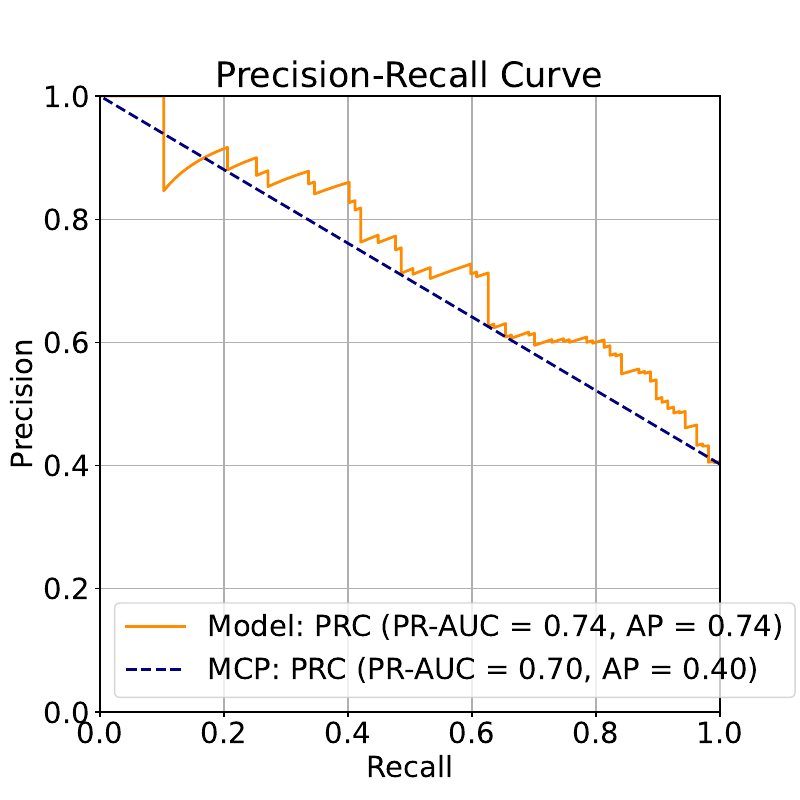

The Python source for this figure:
from test import all_y_true, all_y_pred
from sklearn.metrics import auc, precision_recall_curve, average_precision_score
import matplotlib.pyplot as plt

# Precision-Recall and AUC Calculation for Our Model
precision, recall, _ = precision_recall_curve(all_y_true, all_y_pred)
pr_auc = auc(recall, precision)  # PR-AUC using the trapezoidal rule
average_precision = average_precision_score(all_y_true, all_y_pred)

# Plot PRC for Our Model
plt.rcParams["font.size"] = "21"
plt.figure(figsize=(8, 8), dpi=300)
plt.plot(recall, precision, lw=2, color='darkorange', label=f'Model: PRC (PR-AUC = {pr_auc:.2f}, AP = {average_precision:.2f})')

# Precision-Recall and AUC Calculation for Majority Class Prediction
baseline_preds = [1 for _ in all_y_pred]
precision, recall, _ = precision_recall_curve(all_y_true, baseline_preds)
baseline_pr_auc = auc(recall, precision)  # PR-AUC for the baseline
baseline_average_precision = average_precision_score(all_y_true, baseline_preds)

plt.plot(recall, precision, lw=2, color='navy', linestyle='--', label=f'MCP: PRC (PR-AUC = {baseline_pr_auc:.2f}, AP = {baseline_average_precision:.2f})')
plt.margins(x=8,y=8)

# Finalize Plot
plt.xlabel('Recall')
plt.ylabel('Precision')
plt.ylim(0, 1)
plt.xlim(0, 1)
plt.title('Precision-Recall Curve')
plt.legend(loc="lower left")
plt.grid()
plt.subplots_adjust(wspace=0.5)
plt.savefig(fname="prc.pdf")
